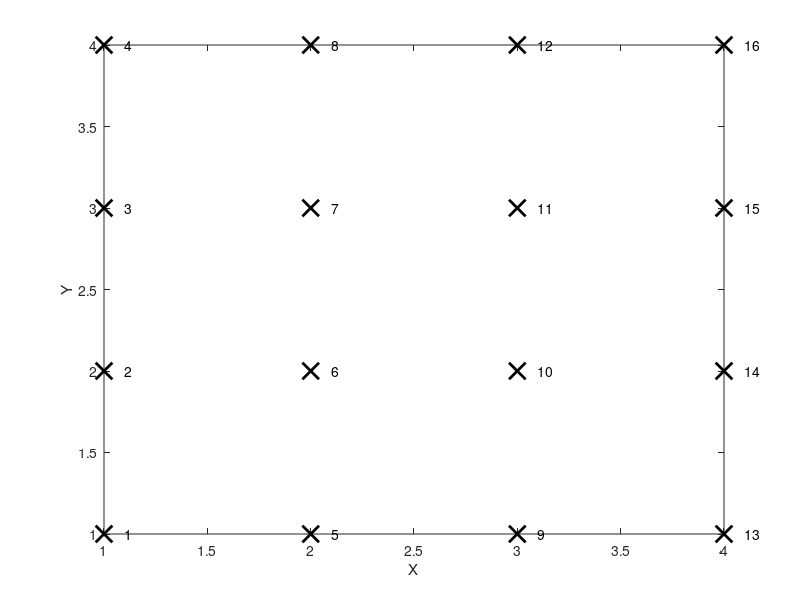

Here is the MATLAB script that generated this plot: (Note: this script raises an error after producing the figure.)
%MATLAB-Homework Nr.3-2
%student name: LI JINGYI  Student Nr: r2295014 
clear all
format compact
format short

n=4;
[X,Y]=meshgrid(1:n);
plot(X,Y,'kx','Markersize',12,'Linewidth',2)
xlabel('X')
ylabel('Y')

for i=1:length(X)
     for j=1:length(Y)
          %j_motified=5/2*[1+(-1)^(i-1)]+(-1)^(i)*j;  Z-Sque
      text(i+0.1,j,num2str(n*(i-1)+j))
     end
 end
hold on
%%%%%%%%%%link_dot%%%%%%%%%%%%%
p_num=(1:n*n)';
index=2;     %start note
link=zeros(1,n*n+1);link(1)=1;

if rem(n,2)==0
    pick=n;
else
    pick=n-2;
end

for i=1:pick       
    if rem(i,2)==1
        for j=2:n
            link(index)=(i-1)*n+j;
            index=index+1;
        end
    else
        for j=n:-1:2
            link(index)=(i-1)*n+j;
            index=index+1;
        end
    end
end

if rem(n,2)==1
    for j=n:-1:2       
        if rem(j,2)==0
             for i=n:-1:n-1
                link(index)=(i-1)*n+j;
                index=index+1;
            end
        else
             for i=n-1:n
                link(index)=(i-1)*n+j;
                index=index+1;
            end
        end
    end
end

for i=n:-1:1         
    link(index)=(i-1)*n+1;
    index=index+1;
end

link_dot(X(link),Y(link));

return

%%%%%%%%%%%%%%%%%%%%%%%
function link_dot(X,Y)
    for i=2:length(X)
        line([X(i-1),X(i)],[Y(i-1),Y(i)],'Color','red','LineStyle','--','LineWidth',2);
    end
end

